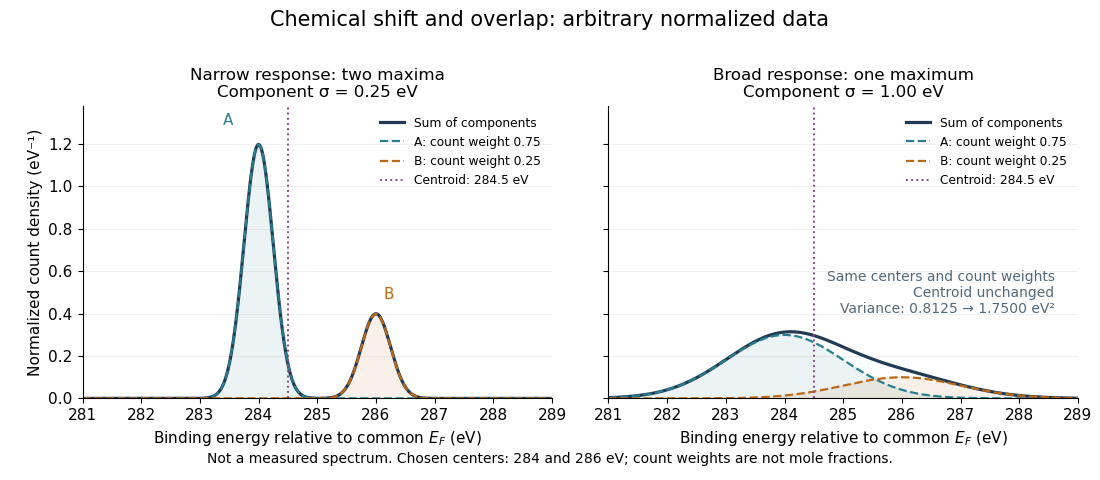

The script that drew this image:
"""Plot original normalized Gaussian count spectra, never measured material data.

Run from _media; Python 3.14, numpy 2.3.5, matplotlib 3.10.7. No SciPy.
"""

from pathlib import Path

import matplotlib.pyplot as plt
import numpy as np


def density(x, center, sigma):
    return np.exp(-.5 * ((x - center) / sigma) ** 2) / (sigma * np.sqrt(2 * np.pi))


def main():
    plt.rcParams.update({"font.size": 11, "font.family": "DejaVu Sans"})
    x = np.linspace(280, 291, 4401)
    fig, axes = plt.subplots(1, 2, figsize=(11, 4.8), sharey=True, facecolor="white")
    for ax, sigma, heading in zip(axes, [.25, 1.0], ["Narrow response: two maxima", "Broad response: one maximum"]):
        a = .75 * density(x, 284, sigma)
        b = .25 * density(x, 286, sigma)
        ax.plot(x, a + b, color="#223b55", lw=2.3, label="Sum of components")
        ax.plot(x, a, "--", color="#287d8e", lw=1.6, label="A: count weight 0.75")
        ax.plot(x, b, "--", color="#bd6816", lw=1.6, label="B: count weight 0.25")
        ax.fill_between(x, 0, a, color="#287d8e", alpha=.09)
        ax.fill_between(x, 0, b, color="#bd6816", alpha=.09)
        ax.axvline(284.5, color="#8a478b", lw=1.4, linestyle=":", label="Centroid: 284.5 eV")
        ax.set(xlim=(281, 289), ylim=(0, 1.38), xlabel="Binding energy relative to common $E_F$ (eV)")
        ax.set_title(heading + f"\nComponent σ = {sigma:.2f} eV", fontsize=12)
        ax.grid(axis="y", alpha=.18)
        ax.spines[["top", "right"]].set_visible(False)
        ax.legend(loc="upper right", fontsize=8.8, frameon=False)
    axes[0].set_ylabel("Normalized count density (eV⁻¹)")
    axes[0].annotate("A", (284, .75 / (.25 * np.sqrt(2 * np.pi))), xytext=(283.4, 1.29), color="#287d8e")
    axes[0].annotate("B", (286, .25 / (.25 * np.sqrt(2 * np.pi))), xytext=(286.12, .47), color="#bd6816")
    axes[1].text(.95, .44, "Same centers and count weights\nCentroid unchanged\nVariance: 0.8125 → 1.7500 eV²", transform=axes[1].transAxes,
                 ha="right", va="top", color="#536879", fontsize=10)
    fig.suptitle("Chemical shift and overlap: arbitrary normalized data", fontsize=15, y=.98)
    fig.text(.5, .035, "Not a measured spectrum. Chosen centers: 284 and 286 eV; count weights are not mole fractions.",
             ha="center", fontsize=10)
    fig.subplots_adjust(left=.075, right=.98, bottom=.17, top=.78, wspace=.12)
    fig.savefig(Path.cwd() / (Path(__file__).stem + ".png"), dpi=100, facecolor="white")
    plt.close(fig)


if __name__ == "__main__":
    main()
